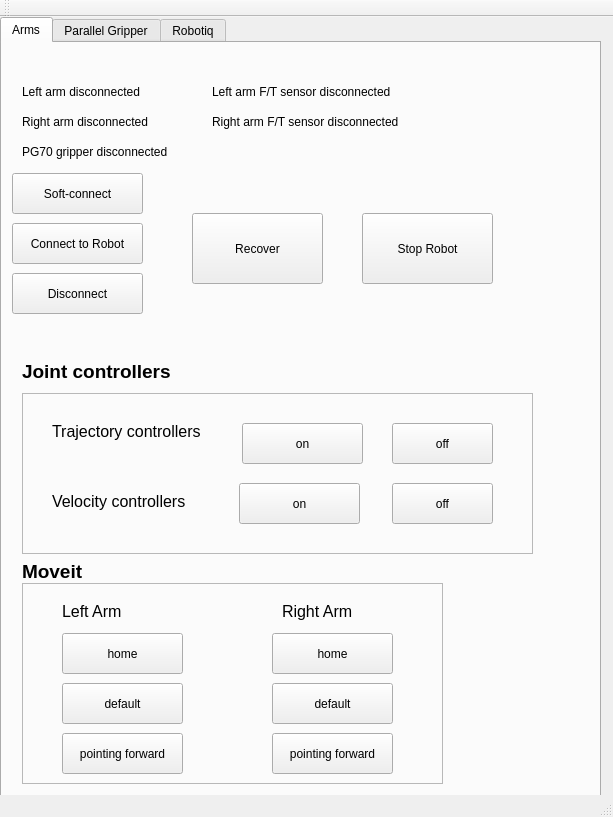
<?xml version="1.0" encoding="UTF-8"?>
<ui version="4.0">
 <class>DumboDashboard</class>
 <widget class="QMainWindow" name="DumboDashboard">
  <property name="geometry">
   <rect>
    <x>0</x>
    <y>0</y>
    <width>613</width>
    <height>817</height>
   </rect>
  </property>
  <property name="windowTitle">
   <string>MainWindow</string>
  </property>
  <widget class="QWidget" name="centralWidget">
   <widget class="QTabWidget" name="tabWidget">
    <property name="geometry">
     <rect>
      <x>0</x>
      <y>0</y>
      <width>601</width>
      <height>781</height>
     </rect>
    </property>
    <property name="currentIndex">
     <number>0</number>
    </property>
    <widget class="QWidget" name="tab">
     <attribute name="title">
      <string>Arms</string>
     </attribute>
     <widget class="QPushButton" name="soft_connect_button">
      <property name="geometry">
       <rect>
        <x>10</x>
        <y>130</y>
        <width>131</width>
        <height>41</height>
       </rect>
      </property>
      <property name="whatsThis">
       <string>&lt;html&gt;&lt;head/&gt;&lt;body&gt;&lt;p&gt;Connect to Dumbo without activating the arms!!&lt;/p&gt;&lt;/body&gt;&lt;/html&gt;</string>
      </property>
      <property name="text">
       <string>Soft-connect</string>
      </property>
     </widget>
     <widget class="QLabel" name="label_RA">
      <property name="geometry">
       <rect>
        <x>20</x>
        <y>70</y>
        <width>161</width>
        <height>17</height>
       </rect>
      </property>
      <property name="text">
       <string>Right arm disconnected</string>
      </property>
     </widget>
     <widget class="QLabel" name="label_LA">
      <property name="geometry">
       <rect>
        <x>20</x>
        <y>40</y>
        <width>161</width>
        <height>17</height>
       </rect>
      </property>
      <property name="text">
       <string>Left arm disconnected</string>
      </property>
     </widget>
     <widget class="QPushButton" name="disconnect_button">
      <property name="geometry">
       <rect>
        <x>10</x>
        <y>230</y>
        <width>131</width>
        <height>41</height>
       </rect>
      </property>
      <property name="text">
       <string>Disconnect</string>
      </property>
     </widget>
     <widget class="QLabel" name="label_gripper">
      <property name="geometry">
       <rect>
        <x>20</x>
        <y>100</y>
        <width>181</width>
        <height>17</height>
       </rect>
      </property>
      <property name="text">
       <string>PG70 gripper disconnected</string>
      </property>
     </widget>
     <widget class="QPushButton" name="recover_button">
      <property name="geometry">
       <rect>
        <x>190</x>
        <y>170</y>
        <width>131</width>
        <height>71</height>
       </rect>
      </property>
      <property name="text">
       <string>Recover</string>
      </property>
     </widget>
     <widget class="QPushButton" name="connect_button">
      <property name="geometry">
       <rect>
        <x>10</x>
        <y>180</y>
        <width>131</width>
        <height>41</height>
       </rect>
      </property>
      <property name="text">
       <string>Connect to Robot</string>
      </property>
     </widget>
     <widget class="QLabel" name="label_l_ft">
      <property name="geometry">
       <rect>
        <x>210</x>
        <y>40</y>
        <width>231</width>
        <height>17</height>
       </rect>
      </property>
      <property name="text">
       <string>Left arm F/T sensor disconnected</string>
      </property>
     </widget>
     <widget class="QPushButton" name="stop_button">
      <property name="geometry">
       <rect>
        <x>360</x>
        <y>170</y>
        <width>131</width>
        <height>71</height>
       </rect>
      </property>
      <property name="text">
       <string>Stop Robot</string>
      </property>
     </widget>
     <widget class="QLabel" name="label_r_ft">
      <property name="geometry">
       <rect>
        <x>210</x>
        <y>70</y>
        <width>231</width>
        <height>17</height>
       </rect>
      </property>
      <property name="text">
       <string>Right arm F/T sensor disconnected</string>
      </property>
     </widget>
     <widget class="QFrame" name="frame_7">
      <property name="geometry">
       <rect>
        <x>20</x>
        <y>540</y>
        <width>421</width>
        <height>201</height>
       </rect>
      </property>
      <property name="frameShape">
       <enum>QFrame::StyledPanel</enum>
      </property>
      <property name="frameShadow">
       <enum>QFrame::Raised</enum>
      </property>
      <widget class="QLabel" name="label_24">
       <property name="geometry">
        <rect>
         <x>40</x>
         <y>20</y>
         <width>171</width>
         <height>17</height>
        </rect>
       </property>
       <property name="font">
        <font>
         <pointsize>12</pointsize>
         <weight>50</weight>
         <bold>false</bold>
        </font>
       </property>
       <property name="text">
        <string>Left Arm</string>
       </property>
      </widget>
      <widget class="QLabel" name="label_25">
       <property name="geometry">
        <rect>
         <x>260</x>
         <y>20</y>
         <width>171</width>
         <height>17</height>
        </rect>
       </property>
       <property name="font">
        <font>
         <pointsize>12</pointsize>
         <weight>50</weight>
         <bold>false</bold>
        </font>
       </property>
       <property name="text">
        <string>Right Arm</string>
       </property>
      </widget>
      <widget class="QPushButton" name="left_arm_home_pos_button">
       <property name="geometry">
        <rect>
         <x>40</x>
         <y>50</y>
         <width>121</width>
         <height>41</height>
        </rect>
       </property>
       <property name="text">
        <string>home</string>
       </property>
      </widget>
      <widget class="QPushButton" name="right_arm_home_pos_button">
       <property name="geometry">
        <rect>
         <x>250</x>
         <y>50</y>
         <width>121</width>
         <height>41</height>
        </rect>
       </property>
       <property name="text">
        <string>home</string>
       </property>
      </widget>
      <widget class="QPushButton" name="left_arm_default_pos_button">
       <property name="geometry">
        <rect>
         <x>40</x>
         <y>100</y>
         <width>121</width>
         <height>41</height>
        </rect>
       </property>
       <property name="text">
        <string>default</string>
       </property>
      </widget>
      <widget class="QPushButton" name="right_arm_default_pos_button">
       <property name="geometry">
        <rect>
         <x>250</x>
         <y>100</y>
         <width>121</width>
         <height>41</height>
        </rect>
       </property>
       <property name="text">
        <string>default</string>
       </property>
      </widget>
      <widget class="QPushButton" name="left_arm_pointing_forward_pos_button">
       <property name="geometry">
        <rect>
         <x>40</x>
         <y>150</y>
         <width>121</width>
         <height>41</height>
        </rect>
       </property>
       <property name="text">
        <string>pointing forward</string>
       </property>
      </widget>
      <widget class="QPushButton" name="right_arm_pointing_forward_pos_button">
       <property name="geometry">
        <rect>
         <x>250</x>
         <y>150</y>
         <width>121</width>
         <height>41</height>
        </rect>
       </property>
       <property name="text">
        <string>pointing forward</string>
       </property>
      </widget>
     </widget>
     <widget class="QLabel" name="label_4">
      <property name="geometry">
       <rect>
        <x>20</x>
        <y>520</y>
        <width>67</width>
        <height>17</height>
       </rect>
      </property>
      <property name="font">
       <font>
        <pointsize>14</pointsize>
        <weight>75</weight>
        <bold>true</bold>
       </font>
      </property>
      <property name="text">
       <string>Moveit</string>
      </property>
     </widget>
     <widget class="QLabel" name="label_9">
      <property name="geometry">
       <rect>
        <x>20</x>
        <y>320</y>
        <width>171</width>
        <height>17</height>
       </rect>
      </property>
      <property name="font">
       <font>
        <pointsize>14</pointsize>
        <weight>75</weight>
        <bold>true</bold>
       </font>
      </property>
      <property name="text">
       <string>Joint controllers</string>
      </property>
     </widget>
     <widget class="QFrame" name="frame_16">
      <property name="geometry">
       <rect>
        <x>20</x>
        <y>350</y>
        <width>511</width>
        <height>161</height>
       </rect>
      </property>
      <property name="frameShape">
       <enum>QFrame::StyledPanel</enum>
      </property>
      <property name="frameShadow">
       <enum>QFrame::Raised</enum>
      </property>
      <widget class="QLabel" name="label_23">
       <property name="geometry">
        <rect>
         <x>30</x>
         <y>100</y>
         <width>171</width>
         <height>17</height>
        </rect>
       </property>
       <property name="font">
        <font>
         <pointsize>12</pointsize>
         <weight>50</weight>
         <bold>false</bold>
        </font>
       </property>
       <property name="text">
        <string>Velocity controllers</string>
       </property>
      </widget>
      <widget class="QPushButton" name="traj_controller_on_button">
       <property name="geometry">
        <rect>
         <x>220</x>
         <y>30</y>
         <width>121</width>
         <height>41</height>
        </rect>
       </property>
       <property name="text">
        <string>on</string>
       </property>
      </widget>
      <widget class="QPushButton" name="traj_controller_off_button">
       <property name="geometry">
        <rect>
         <x>370</x>
         <y>30</y>
         <width>101</width>
         <height>41</height>
        </rect>
       </property>
       <property name="text">
        <string>off</string>
       </property>
      </widget>
      <widget class="QLabel" name="label_10">
       <property name="geometry">
        <rect>
         <x>30</x>
         <y>30</y>
         <width>171</width>
         <height>17</height>
        </rect>
       </property>
       <property name="font">
        <font>
         <pointsize>12</pointsize>
         <weight>50</weight>
         <bold>false</bold>
        </font>
       </property>
       <property name="text">
        <string>Trajectory controllers</string>
       </property>
      </widget>
      <widget class="QPushButton" name="vel_controller_on_button">
       <property name="geometry">
        <rect>
         <x>217</x>
         <y>90</y>
         <width>121</width>
         <height>41</height>
        </rect>
       </property>
       <property name="text">
        <string>on</string>
       </property>
      </widget>
      <widget class="QPushButton" name="vel_controller_off_button">
       <property name="geometry">
        <rect>
         <x>370</x>
         <y>90</y>
         <width>101</width>
         <height>41</height>
        </rect>
       </property>
       <property name="text">
        <string>off</string>
       </property>
      </widget>
     </widget>
    </widget>
    <widget class="QWidget" name="tab_3">
     <attribute name="title">
      <string>Parallel Gripper</string>
     </attribute>
     <widget class="QFrame" name="frame_2">
      <property name="geometry">
       <rect>
        <x>40</x>
        <y>210</y>
        <width>351</width>
        <height>91</height>
       </rect>
      </property>
      <property name="frameShape">
       <enum>QFrame::StyledPanel</enum>
      </property>
      <property name="frameShadow">
       <enum>QFrame::Raised</enum>
      </property>
      <widget class="QPushButton" name="parallel_gripper_close_button">
       <property name="geometry">
        <rect>
         <x>180</x>
         <y>10</y>
         <width>131</width>
         <height>71</height>
        </rect>
       </property>
       <property name="text">
        <string>Close Gripper</string>
       </property>
      </widget>
      <widget class="QLabel" name="label_3">
       <property name="geometry">
        <rect>
         <x>90</x>
         <y>50</y>
         <width>67</width>
         <height>17</height>
        </rect>
       </property>
       <property name="text">
        <string>[A]</string>
       </property>
      </widget>
      <widget class="QLineEdit" name="gripper_target_vel">
       <property name="geometry">
        <rect>
         <x>20</x>
         <y>10</y>
         <width>61</width>
         <height>27</height>
        </rect>
       </property>
      </widget>
      <widget class="QLineEdit" name="gripper_current_limit">
       <property name="geometry">
        <rect>
         <x>20</x>
         <y>50</y>
         <width>61</width>
         <height>27</height>
        </rect>
       </property>
      </widget>
      <widget class="QLabel" name="label_2">
       <property name="geometry">
        <rect>
         <x>90</x>
         <y>10</y>
         <width>67</width>
         <height>17</height>
        </rect>
       </property>
       <property name="text">
        <string>[mm/sec]</string>
       </property>
      </widget>
     </widget>
     <widget class="QFrame" name="frame">
      <property name="geometry">
       <rect>
        <x>40</x>
        <y>120</y>
        <width>351</width>
        <height>91</height>
       </rect>
      </property>
      <property name="frameShape">
       <enum>QFrame::StyledPanel</enum>
      </property>
      <property name="frameShadow">
       <enum>QFrame::Raised</enum>
      </property>
      <widget class="QPushButton" name="parallel_gripper_send_pos_button">
       <property name="geometry">
        <rect>
         <x>180</x>
         <y>10</y>
         <width>131</width>
         <height>71</height>
        </rect>
       </property>
       <property name="text">
        <string>Send Gripper Pos</string>
       </property>
      </widget>
      <widget class="QLabel" name="label">
       <property name="geometry">
        <rect>
         <x>90</x>
         <y>40</y>
         <width>67</width>
         <height>17</height>
        </rect>
       </property>
       <property name="text">
        <string>[mm]</string>
       </property>
      </widget>
      <widget class="QLineEdit" name="parallel_gripper_pos">
       <property name="geometry">
        <rect>
         <x>20</x>
         <y>40</y>
         <width>61</width>
         <height>27</height>
        </rect>
       </property>
      </widget>
     </widget>
     <widget class="QFrame" name="frame_3">
      <property name="geometry">
       <rect>
        <x>40</x>
        <y>300</y>
        <width>351</width>
        <height>91</height>
       </rect>
      </property>
      <property name="frameShape">
       <enum>QFrame::StyledPanel</enum>
      </property>
      <property name="frameShadow">
       <enum>QFrame::Raised</enum>
      </property>
      <widget class="QPushButton" name="parallel_gripper_recover_button">
       <property name="geometry">
        <rect>
         <x>170</x>
         <y>20</y>
         <width>161</width>
         <height>41</height>
        </rect>
       </property>
       <property name="text">
        <string>Recover/reset gripper</string>
       </property>
      </widget>
     </widget>
     <widget class="QPushButton" name="parallel_gripper_open_button">
      <property name="geometry">
       <rect>
        <x>40</x>
        <y>30</y>
        <width>131</width>
        <height>71</height>
       </rect>
      </property>
      <property name="text">
       <string>Open Gripper</string>
      </property>
     </widget>
    </widget>
    <widget class="QWidget" name="tab_2">
     <attribute name="title">
      <string>Robotiq</string>
     </attribute>
     <widget class="QPushButton" name="robotiq_activate_button">
      <property name="geometry">
       <rect>
        <x>60</x>
        <y>60</y>
        <width>131</width>
        <height>71</height>
       </rect>
      </property>
      <property name="text">
       <string>Activate</string>
      </property>
     </widget>
     <widget class="QPushButton" name="robotiq_reset_button">
      <property name="geometry">
       <rect>
        <x>60</x>
        <y>160</y>
        <width>131</width>
        <height>71</height>
       </rect>
      </property>
      <property name="text">
       <string>Reset</string>
      </property>
     </widget>
     <widget class="QPushButton" name="robotiq_open_button">
      <property name="geometry">
       <rect>
        <x>60</x>
        <y>280</y>
        <width>131</width>
        <height>71</height>
       </rect>
      </property>
      <property name="text">
       <string>Open</string>
      </property>
     </widget>
     <widget class="QPushButton" name="robotiq_close_button">
      <property name="geometry">
       <rect>
        <x>60</x>
        <y>390</y>
        <width>131</width>
        <height>71</height>
       </rect>
      </property>
      <property name="text">
       <string>Close</string>
      </property>
     </widget>
    </widget>
   </widget>
  </widget>
  <widget class="QToolBar" name="mainToolBar">
   <attribute name="toolBarArea">
    <enum>TopToolBarArea</enum>
   </attribute>
   <attribute name="toolBarBreak">
    <bool>false</bool>
   </attribute>
  </widget>
  <widget class="QStatusBar" name="statusBar"/>
 </widget>
 <layoutdefault spacing="6" margin="11"/>
 <resources/>
 <connections/>
</ui>
